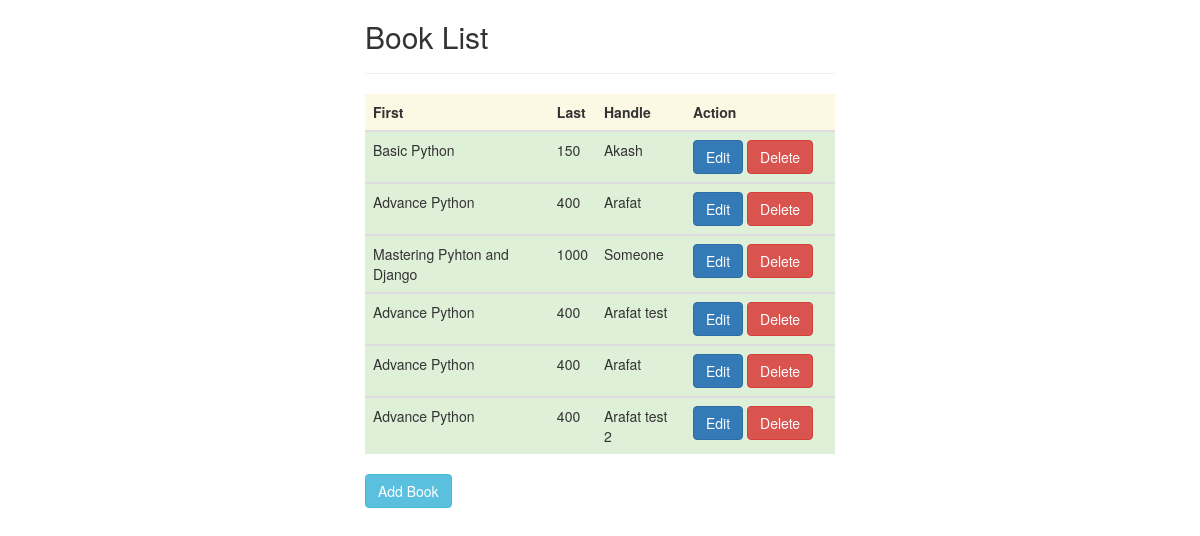
The page / on the database its author committed.
### CRUD/models.py (models this page shows)
class BookList(models.Model):
    title = models.CharField(max_length=150)
    price = models.IntegerField()
    author = models.CharField(max_length=100)

### CRUD/views.py (the view)
# urls.py: path('', views.index, name='index'),
def index(request):
    books = BookList.objects.all()
    return render(request, 'index.html', {'books': books})

### templates/index.html
{% extends "master.html" %}
{% block content %}
    <div class="container">
        <h2>Book List</h2>
        <hr>
        <table class="table table-dark">
            <thead>
                <tr class="warning">
                <th scope="col">First</th>
                <th scope="col">Last</th>
                <th scope="col">Handle</th>
                <th scope="col">Action</th>
                </tr>
            </thead>
            {% for book in books %}
                <tbody>
                    <tr class="success">
                        <td>{{ book.title }}</td>
                        <td>{{ book.price }}</td>
                        <td>{{ book.author }}</td>
                        <td style = "width:150px;">
                            <div>
                                <a class="btn btn-primary" href="/edit/{{ book.id }}">Edit</a>
                                <a class="btn btn-danger" href="/delete/{{ book.id }}">Delete</a>
                            </div>
                        </td>
                    </tr>
                </tbody>
            {% endfor %}
        </table>
        <a class="btn btn-info" href="/add_book/">Add Book</a>
    </div>
{% endblock %}

### templates/master.html (shortened to what this page needs)
{% load static %}
<!DOCTYPE html>
<html lang="en">
<head>
	<link rel="stylesheet" href="{% static 'css/bootstrap.min.css' %}">
	<link rel="stylesheet" href="{% static 'css/style.css' %}">
</head>
<body>
	{% block content %}
	{% endblock  %}
</body>
</html>

### static/css/style.css (style rules this page uses)
.container { width: 500px; }

### rows shown on the page
BookList: title "Basic Python", price "150", author "Akash"
BookList: title "Advance Python", price "400", author "Arafat"
BookList: title "Mastering Pyhton and Django", price "1000", author "Someone"
BookList: title "Advance Python", price "400", author "Arafat test"
BookList: title "Advance Python", price "400", author "Arafat"
BookList: title "Advance Python", price "400", author "Arafat test 2"
